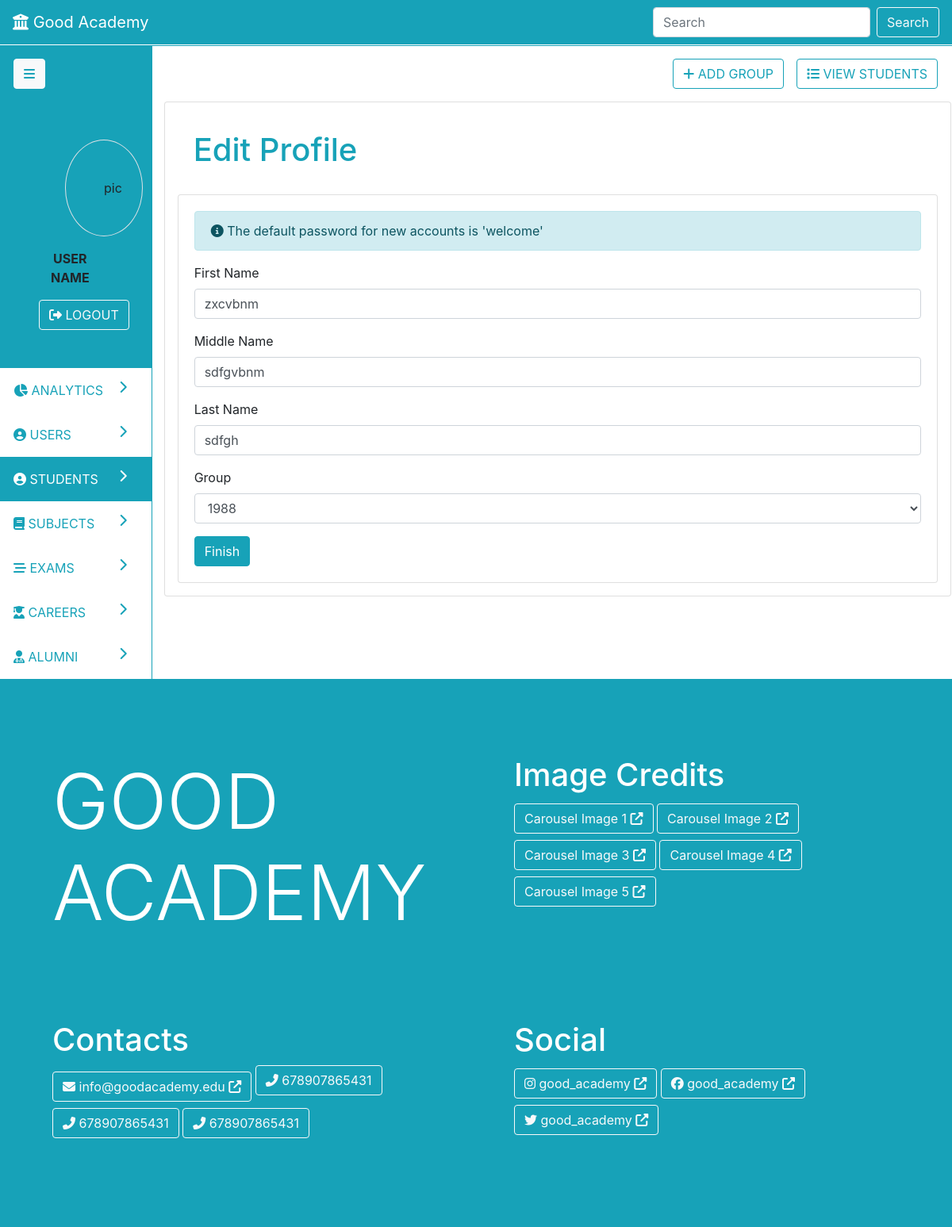
Before: /students/update/1 with the older database file.
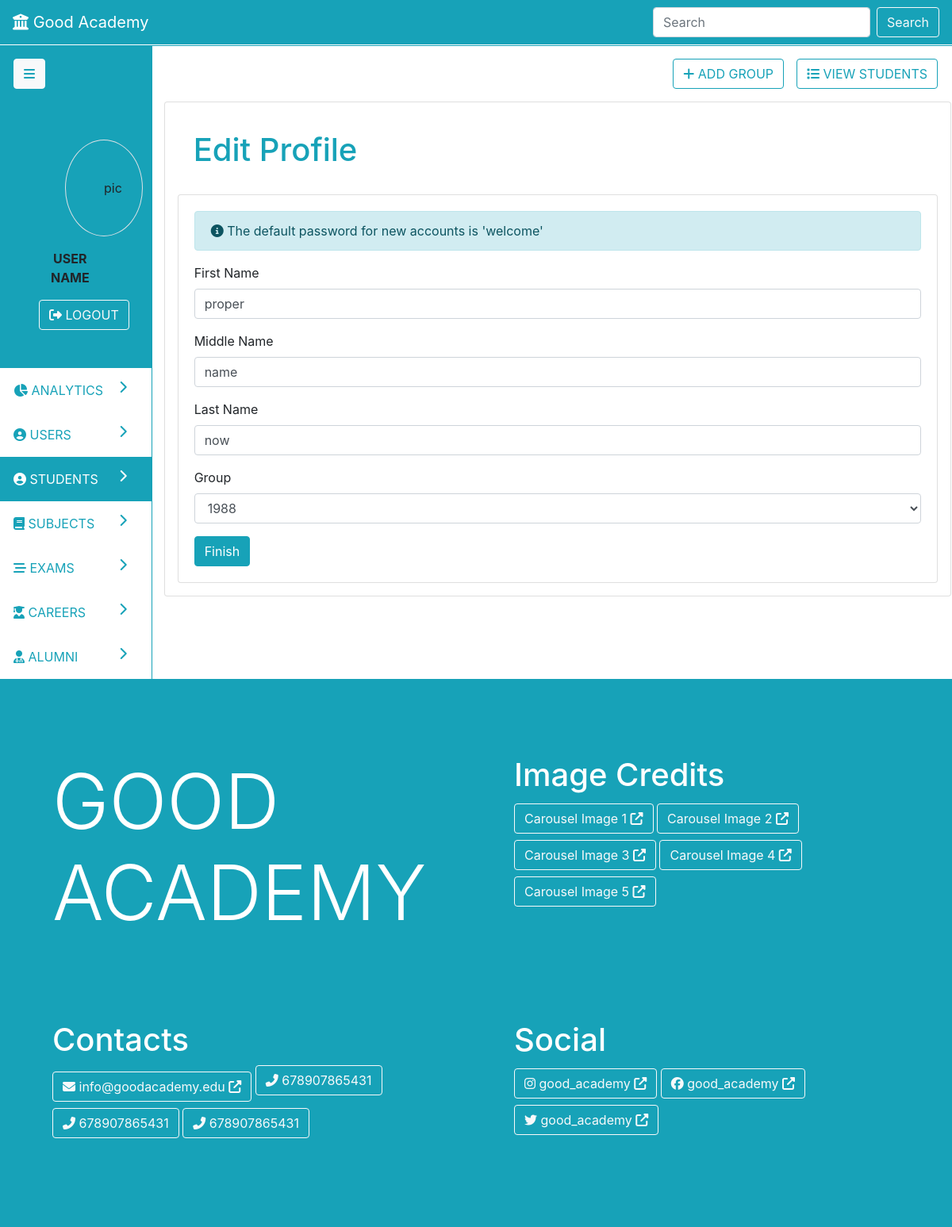
After: the same page with the newer database file.
### parent/models.py (models this page shows, shortened)
class Student(db.Model):
	id = db.Column(db.Integer, primary_key=True)
	first_name = db.Column(db.String(19), nullable=False)
	middle_name = db.Column(db.String(19), nullable=False)
	last_name = db.Column(db.String(19), nullable=False)
	email = db.Column(db.String(19), unique=True, nullable=False)
	scores = db.relationship('Score', backref='student', lazy=True)
	careers = db.relationship('Career', backref='student', lazy=True)
	group_id = db.Column(db.Integer, db.ForeignKey('group.id'), nullable=False)
	password = db.Column(db.String(119), nullable=False)

### parent/routes.py (the view)
@app.route('/students/update/<id>', methods=['POST', 'GET'])
def update_student(id):
	form = EditStudentForm()
	student = Student.query.get_or_404(id)
	if form.validate_on_submit():
		student.first_name = form.first_name.data
		student.middle_name = form.middle_name.data
		student.last_name = form.last_name.data
		student.group_id = form.group.data.id
		db.session.commit()
		flash(f'Profile update successful!', 'success')
	elif request.method == 'GET':
		form.first_name.data = student.first_name
		form.middle_name.data = student.middle_name
		form.last_name.data = student.last_name
		form.group.data = student.group
	return render_template('admin/students.html', nav='dash', page='students', action='update', form=form)

### parent/forms.py
class EditStudentForm(FlaskForm):
	first_name = StringField('First Name', validators=[DataRequired(), Length(min=3, max=19)])
	middle_name = StringField('Middle Name', validators=[DataRequired(), Length(min=3, max=19)])
	last_name = StringField('Last Name', validators=[DataRequired(), Length(min=3, max=19)])
	group = QuerySelectField('Group', query_factory=group_query, allow_blank=False, get_label='name')
	submit = SubmitField('Finish')

### parent/forms.py (called while the page is built)
def group_query():
	return Group.query

### parent/templates/admin/students.html (shortened to what the changed rows need)
{% extends 'admin-dash.html' %}
{% block pagedata %}
{% if action=='create' %}
<div class="row">
	<div class="col p-3">
		<a class="btn float-right btn-outline-info mr-3" href="{{ url_for('students') }}"><i class="fas fa-list"></i> VIEW STUDENTS</a>
		<a class="btn float-right btn-outline-info mr-3" href="{{ url_for('create_group') }}"><i class="fas fa-plus"></i> ADD GROUP</a>
	</div>
</div>
<div class="card p-3">
	<div class="card-body text-primary">
		<h1 class="card-title text-info">Register New Student</h1>
	</div>
	<form class="card" method="post">
		{{ form.hidden_tag() }}
		<div class="card-body">
			<div class="alert alert-info">
				<i class="fas fa-info-circle"></i> The default password for new accounts is 'welcome'
			</div>
			<fieldset>
				<div class="form-group">
					{{ form.first_name.label(class='form-control-label') }}
					{% if form.first_name.errors %}
						{{ form.first_name(class='form-control is-invalid')}}
						<div class="invalid-feedback">
							{% for error in form.first_name.errors %}
								<span>{{ error }}</span>
							{% endfor %}
						</div>
					{% else%}
						{{ form.first_name(class='form-control') }}
					{% endif %}
				</div>
				<div class="form-group">
					{{ form.middle_name.label(class='form-control-label') }}
					{% if form.middle_name.errors %}
						{{ form.middle_name(class='form-control is-invalid')}}
						<div class="invalid-feedback">
							{% for error in form.middle_name.errors %}
								<span>{{ error }}</span>
							{% endfor %}
						</div>
					{% else%}
						{{ form.middle_name(class='form-control') }}
					{% endif %}
				</div>
				<div class="form-group">
					{{ form.last_name.label(class='form-control-label') }}
					{% if form.last_name.errors %}
						{{ form.last_name(class='form-control is-invalid')}}
						<div class="invalid-feedback">
							{% for error in form.last_name.errors %}
								<span>{{ error }}</span>
							{% endfor %}
						</div>
					{% else%}
						{{ form.last_name(class='form-control') }}
					{% endif %}
				</div>
				<div class="form-group">
					{{ form.email.label(class='form-control-label') }}
					{% if form.email.errors %}
						{{ form.email(class='form-control is-invalid')}}
						<div class="invalid-feedback">
							{% for error in form.email.errors %}
								<span>{{ error }}</span>
							{% endfor %}
						</div>
					{% else%}
						{{ form.email(class='form-control') }}
					{% endif %}
				</div>
				<div class="form-group">
					{{ form.group.label(class='form-control-label') }}
					{% if form.group.errors %}
						{{ form.group(class='form-control is-invalid')}}
						<div class="invalid-feedback">
							{% for error in form.group.errors %}
								<span>{{ error }}</span>
							{% endfor %}
						</div>
					{% else%}
						{{ form.group(class='form-control') }}
					{% endif %}
				</div>
			</fieldset>
			<div>
				{{ form.submit(class='btn btn-info')}}
			</div>
			</div>
		</div>
	</form>
</div>
{% elif action=='update' %}
<div class="card p-3">
	<div class="card-body text-primary">
		<h1 class="card-title text-info">Edit Profile</h1>
	</div>
	<form class="card" method="post">
		<div class="card-body">
			<fieldset>
				<div class="form-group">
					{{ form.first_name.label(class='form-control-label') }}
					{% if form.first_name.errors %}
						{{ form.first_name(class='form-control is-invalid')}}
						<div class="invalid-feedback">
							{% for error in form.first_name.errors %}
								<span>{{ error }}</span>
							{% endfor %}
						</div>
					{% else%}
						{{ form.first_name(class='form-control') }}
					{% endif %}
				</div>
				<div class="form-group">
					{{ form.middle_name.label(class='form-control-label') }}
					{% if form.middle_name.errors %}
						{{ form.middle_name(class='form-control is-invalid')}}
						<div class="invalid-feedback">
							{% for error in form.middle_name.errors %}
								<span>{{ error }}</span>
							{% endfor %}
						</div>
					{% else%}
						{{ form.middle_name(class='form-control') }}
					{% endif %}
				</div>
				<div class="form-group">
					{{ form.last_name.label(class='form-control-label') }}
					{% if form.last_name.errors %}
						{{ form.last_name(class='form-control is-invalid')}}
						<div class="invalid-feedback">
							{% for error in form.last_name.errors %}
								<span>{{ error }}</span>
							{% endfor %}
						</div>
					{% else%}
						{{ form.last_name(class='form-control') }}
					{% endif %}
				</div>
				<div class="form-group">
					{{ form.group.label(class='form-control-label') }}
					{% if form.group.errors %}
						{{ form.group(class='form-control is-invalid')}}
						<div class="invalid-feedback">
							{% for error in form.group.errors %}
								<span>{{ error }}</span>
							{% endfor %}
						</div>
					{% else%}
						{{ form.group(class='form-control') }}
					{% endif %}
				</div>
			</fieldset>
			</div>
		</div>
</div>
{% endif %}
{% endblock %}

Changed rows visible on the page:
changed Student: first_name "zxcvbnm" → "proper"; middle_name "sdfgvbnm" → "name"; last_name "sdfgh" → "now"
